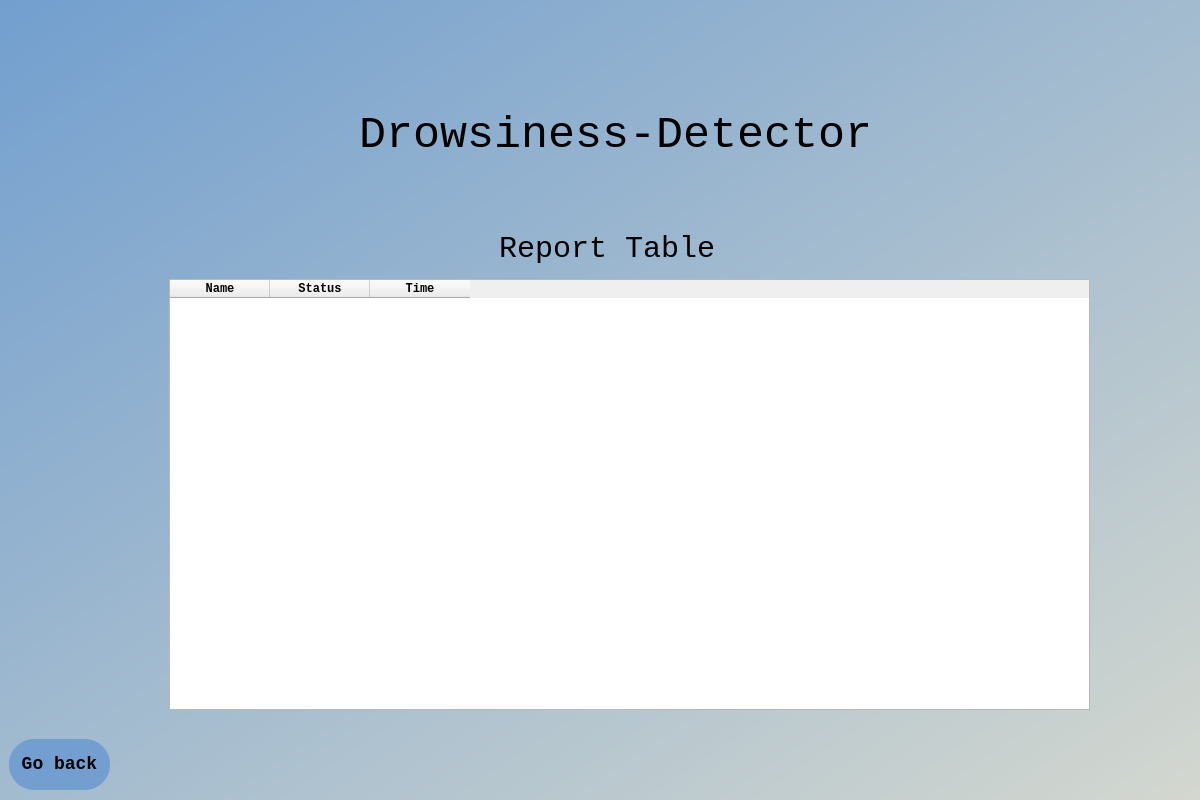
<?xml version="1.0" encoding="UTF-8"?>
<ui version="4.0">
 <class>Dialog</class>
 <widget class="QDialog" name="Dialog">
  <property name="geometry">
   <rect>
    <x>0</x>
    <y>0</y>
    <width>1200</width>
    <height>800</height>
   </rect>
  </property>
  <property name="windowTitle">
   <string>Dialog</string>
  </property>
  <widget class="QWidget" name="bgwidget" native="true">
   <property name="geometry">
    <rect>
     <x>-1</x>
     <y>-1</y>
     <width>1201</width>
     <height>801</height>
    </rect>
   </property>
   <property name="styleSheet">
    <string notr="true">QWidget#bgwidget{
background-color:qlineargradient(spread:pad, x1:0, y1:0, x2:1, y2:1, stop:0 rgba(114, 159, 207, 255), stop:1 rgba(211, 215, 207, 255));}</string>
   </property>
   <widget class="QLabel" name="label_2">
    <property name="geometry">
     <rect>
      <x>360</x>
      <y>90</y>
      <width>541</width>
      <height>91</height>
     </rect>
    </property>
    <property name="font">
     <font>
      <family>Monospace</family>
      <pointsize>-1</pointsize>
     </font>
    </property>
    <property name="styleSheet">
     <string notr="true">font-size:45px;
</string>
    </property>
    <property name="text">
     <string>Drowsiness-Detector</string>
    </property>
   </widget>
   <widget class="QPushButton" name="backbutton">
    <property name="geometry">
     <rect>
      <x>10</x>
      <y>740</y>
      <width>101</width>
      <height>51</height>
     </rect>
    </property>
    <property name="font">
     <font>
      <family>Monospace</family>
      <pointsize>-1</pointsize>
      <weight>75</weight>
      <bold>true</bold>
     </font>
    </property>
    <property name="styleSheet">
     <string notr="true">background-color: rgb(114, 159, 207);
 border-radius: 25px;
font-size:18px;
font-weight: bold;</string>
    </property>
    <property name="text">
     <string>Go back</string>
    </property>
   </widget>
   <widget class="QTableWidget" name="Reporttable">
    <property name="geometry">
     <rect>
      <x>170</x>
      <y>280</y>
      <width>921</width>
      <height>431</height>
     </rect>
    </property>
    <property name="styleSheet">
     <string notr="true"/>
    </property>
    <column>
     <property name="text">
      <string>Name</string>
     </property>
     <property name="font">
      <font>
       <family>Monospace</family>
       <weight>75</weight>
       <bold>true</bold>
      </font>
     </property>
    </column>
    <column>
     <property name="text">
      <string>Status</string>
     </property>
     <property name="font">
      <font>
       <family>Monospace</family>
       <weight>75</weight>
       <bold>true</bold>
      </font>
     </property>
    </column>
    <column>
     <property name="text">
      <string>Time</string>
     </property>
     <property name="font">
      <font>
       <family>Monospace</family>
       <weight>75</weight>
       <bold>true</bold>
      </font>
     </property>
    </column>
   </widget>
   <widget class="QLabel" name="label_3">
    <property name="geometry">
     <rect>
      <x>500</x>
      <y>230</y>
      <width>221</width>
      <height>41</height>
     </rect>
    </property>
    <property name="font">
     <font>
      <family>Monospace</family>
      <pointsize>-1</pointsize>
     </font>
    </property>
    <property name="styleSheet">
     <string notr="true">font-size:30px;
</string>
    </property>
    <property name="text">
     <string>Report Table</string>
    </property>
   </widget>
  </widget>
 </widget>
 <resources>
  <include location="../../../../../Downloads/image.qrc"/>
 </resources>
 <connections/>
</ui>
